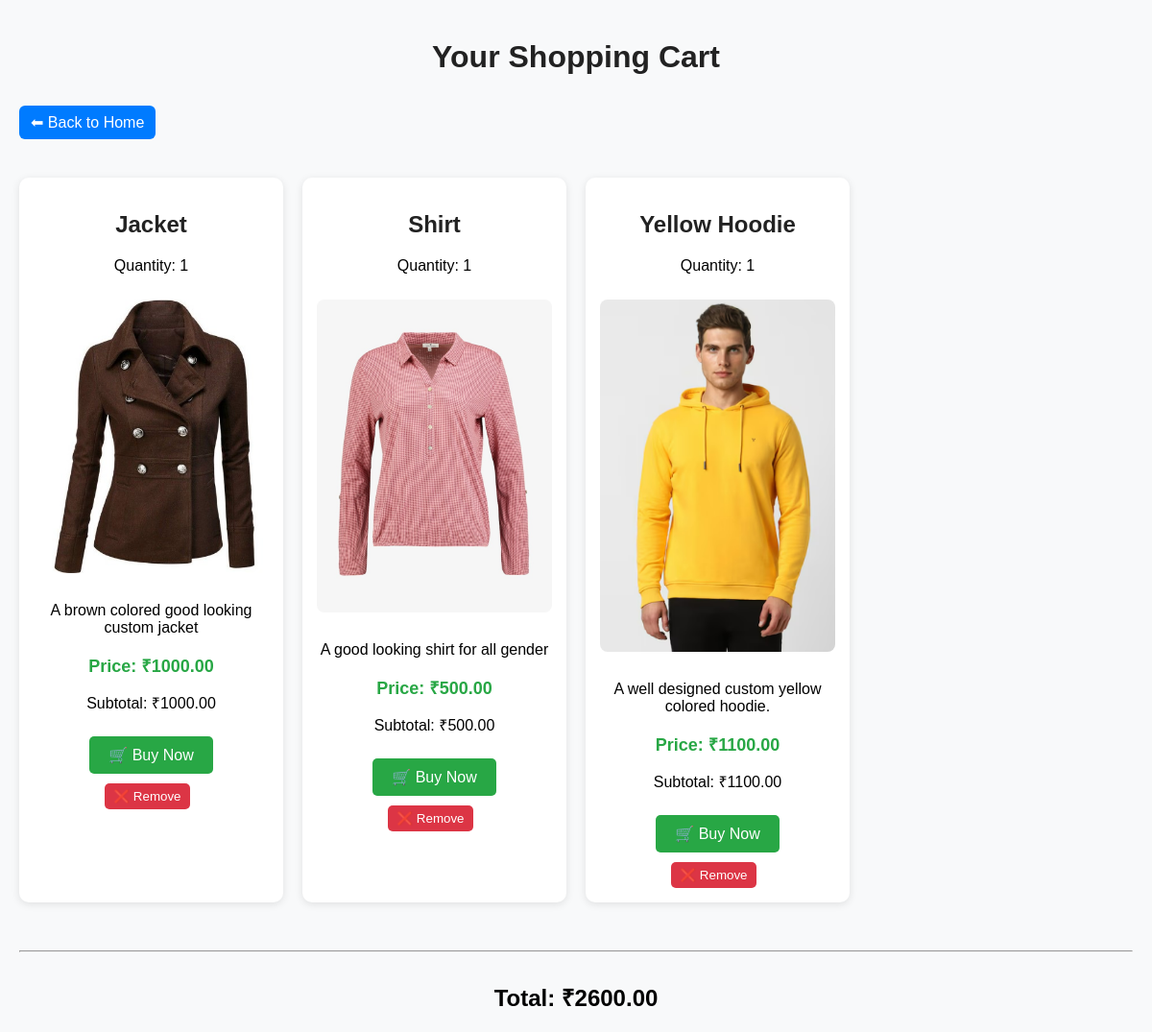
The app's page /cart/ (signed in) with its own data.
### store/models.py (models this page shows, shortened)
class CartItem(models.Model):
    cart = models.ForeignKey(Cart, on_delete=models.CASCADE, related_name='items')
    product = models.ForeignKey('Product', on_delete=models.CASCADE)
    quantity = models.PositiveIntegerField(default=1)
    @property
    def subtotal(self):
        return self.product.price * self.quantity

class Product(models.Model):
    name = models.CharField(max_length=100)
    price = models.DecimalField(max_digits=8, decimal_places=2)
    description = models.TextField()
    image = models.ImageField(upload_to='products/', null=True, blank=True)
    category = models.ForeignKey(Category, on_delete=models.CASCADE, null=True, blank=True)  # 👈 Add this safely

### store/views.py (the view)
# urls.py: path('cart/', views.cart_view, name='cart'),
@login_required
def cart_view(request):
    cart = Cart.objects.filter(user=request.user).first()
    if cart:
        items = cart.items.select_related('product')
        total = sum(item.subtotal for item in items)
    else:
        items = []
        total = 0
    return render(request, 'store/cart.html', {
        'items': items,
        'total': total
    })

### store/templates/store/cart.html (shortened to what this page needs)
{% load static %}
<!DOCTYPE html>
<html>
<head>
    <link rel="stylesheet" href="{% static 'store/style.css' %}">
</head>
<body>
<h1>Your Shopping Cart</h1>
<a href="{% url 'home' %}" class="btn" style="margin-bottom: 20px; display: inline-block;">
    ⬅ Back to Home
</a>
{% if items %}
    <div class="cart-grid">
        {% for item in items %}
            <div class="product">
                <h2>{{ item.product.name }}</h2>
                <p>Quantity: {{ item.quantity }}</p>
                {% if item.product.image %}
                    <img src="{{ item.product.image.url }}" alt="{{ item.product.name }}">
                {% endif %}
                <p>{{ item.product.description }}</p>
                <p class="price">Price: ₹{{ item.product.price }}</p>
                <p>Subtotal: ₹{{ item.subtotal }}</p>
                {% if user.is_authenticated %}
    <a href="{% url 'add_to_buy' item.product.id %}"
       style="padding: 10px 20px; background-color: #28a745; color: white; text-decoration: none; border-radius: 5px; display: inline-block; margin-top: 8px;">
       🛒 Buy Now
    </a>
{% else %}
    <p><a href="{% url 'login' %}">Login</a> to buy now</p>
{% endif %}
                <form method="post" action="{% url 'remove_from_cart' item.id %}">
                    <button type="submit" class="btn danger">❌ Remove</button>
                </form>
            </div>
        {% endfor %}
    </div>
    <hr>
    <div class="total">Total: ₹{{ total }}</div>
{% else %}
    <p class="empty-message">🛒 Your cart is empty.</p>
{% endif %}
</body>
</html>

### store/static/store/style.css (style rules this page uses)
body { font-family: 'Segoe UI', Tahoma, Geneva, Verdana, sans-serif; background: linear-gradient(to right, #f0f2f5, #ffffff); margin: 0; padding: 0 30px; }
h1, h2 { color: #222; }
.product { background-color: #ffffff; border-radius: 12px; padding: 20px; margin-bottom: 20px; box-shadow: 0 4px 10px rgba(0, 0, 0, 0.08); transition: transform 0.2s ease; }
.product img { max-width: 100%; height: auto; border-radius: 8px; margin: 10px 0; }
.price { font-size: 18px; font-weight: bold; color: #28a745; margin-bottom: 10px; }
.btn { display: inline-block; padding: 8px 16px; background-color: #007bff; color: #fff; text-decoration: none; border-radius: 6px; font-weight: 500; transition: background-color 0.3s ease; border: none; cursor: pointer; }
.top-bar select,button,a,#nav-selectt { display: inline-block; position: relative; background-color: #007bff; color: #fff; text-decoration: none; font-weight: 500; transition: background-color 0.3s ease; border: none; cursor: pointer; }
.btn.danger { background-color: #dc3545; color: white; padding: 6px 10px; border: none; border-radius: 5px; cursor: pointer; }
.btn { padding: 8px 12px; background-color: #2e86de; color: white; text-decoration: none; border: none; border-radius: 5px; margin-right: 8px; cursor: pointer; }

### store/templates/store/cart.html (style rules this page uses)
body { font-family: Arial, sans-serif; padding: 20px; background: #f8f9fa; }
h1, h2 { text-align: center; }
.cart-grid { display: grid; grid-template-columns: repeat(auto-fill, minmax(250px, 1fr)); gap: 20px; margin-top: 20px; }
.product { background-color: #fff; padding: 15px; border-radius: 10px; box-shadow: 0 2px 8px rgba(0,0,0,0.1); text-align: center; }
.product img { max-width: 100%; height: auto; border-radius: 8px; margin-bottom: 10px; }
.btn { display: inline-block; padding: 8px 12px; margin-top: 10px; background-color: #007bff; color: white; text-decoration: none; border: none; border-radius: 6px; cursor: pointer; }
.btn.danger { background-color: #dc3545; }
hr { margin: 30px 0; }
.total { text-align: center; font-size: 24px; font-weight: bold; }

### records on screen
CartItem: product.name "Jacket", quantity "1", product.image (picture), product.description "A brown colored good looking custom jacket", product.price "1000.00", subtotal "1000.00"
CartItem: product.name "Shirt", quantity "1", product.image (picture), product.description "A good looking shirt for all gender", product.price "500.00", subtotal "500.00"
CartItem: product.name "Yellow Hoodie", quantity "1", product.image (picture), product.description "A well designed custom yellow colored hoodie.", product.price "1100.00", subtotal "1100.00"

### other values on screen
{{ total }} "2600.00"
